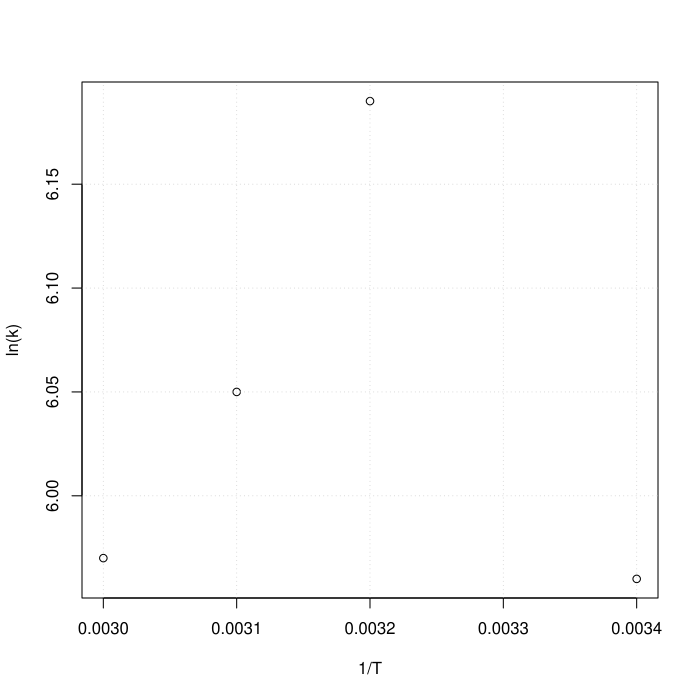

Here is the R script that generated this plot:
x = c(0.0032, 0.0031, 0.0030, 0.0034)
y = c(6.19, 6.05, 5.97, 5.96)

plot(x, y, ylab = "ln(k)", xlab = "1/T")
grid()
